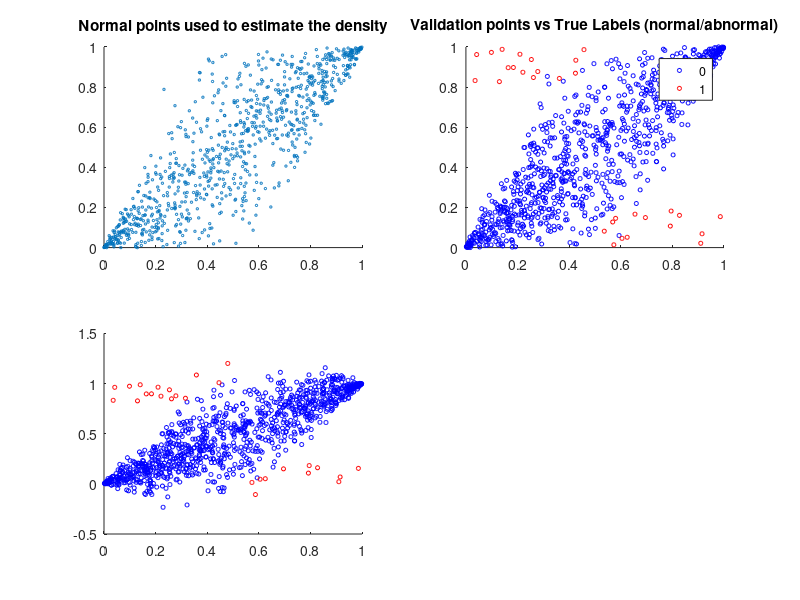

MATLAB code to generate this figure: (Note: this script raises an error after producing the figure.)
% ANOMALY DETECTION
% Given a set of points, assumed to be normal (labeled) 0, and given a new
% point, the goal is to tell whether the new point is normal or if it is an
% anomaly.
% The approach here consists on estimating a density function for the
% training points (with label 0), and given a new point, estimate its
% probability (of being normal), and declare it an anomaly if the
% probability is below epsilon.
% The value of epsilon can be obtained through cross-validation, by
% maximizing the F1-score measure.

% --------------- SIMULATING NORMAL AND ABNORMAL POINTS -------------------
% ------------------------------------------------------------------------- 
d = 2; % dimension
% 
nNormal = 1000;
X1 = rand(nNormal,1); % 
X2 = X1+X1.*(1-X1).*normrnd(0,0.9,nNormal,1);
X_normal_d = [X1,X2]; % normal points to estimate the density
X1 = rand(nNormal,1); % 
X2 = X1+X1.*(1-X1).*normrnd(0,0.9,nNormal,1);
X_normal_v = [X1,X2]; % normal points to validate the epsilon threshold
nAbnormal = 30;
X3 = rand(nAbnormal,1);
X4 = (1-sign(X3-0.5))/2 + 0.2*rand(nAbnormal,1).*sign(X3-0.5) ;
X_abnormal = [X3,X4]; % abnormal points to estimate the density
X_alldata = [X_normal_d;X_normal_v;X_abnormal];
labels = [zeros(2*nNormal,1);ones(nAbnormal,1)];
% SEE PLOT: 
% gscatter(X_alldata(:,1),X_alldata(:,2),labels,'bgrcmyk','o',4);axis([0 1 0 1]);
      

% -------------------- DENSITY ESTIMATION ---------------------------------
% ------------------------------------------------------------------------- 
mus = mean(X_normal_d,1); % the means of each feature
Sigma = (1/nNormal)*(X_normal_d - repmat(mus,nNormal,1))'*(X_normal_d - repmat(mus,nNormal,1)); % covariance matrix
p = @(X) 1/((2*pi)^(d/2)*sqrt(det(Sigma)))*exp(-0.5*diag((X-repmat(mus,size(X,1),1))*pinv(Sigma)*(X-repmat(mus,size(X,1),1))'));


% -------------------- EPSILON-THRESHOLD SELECTION ------------------------
% ------------------------------------------------------------------------- 
p_normal = p(X_normal_v); % probabilities on the normal points for validation
p_abnormal = p(X_abnormal); % probabilities on the abnormal points
p_val = [p_normal;p_abnormal]; % all probabilities
y_val = [zeros(length(p_normal),1);ones(length(p_abnormal),1)]; % labels normal/abnormal for validation points

bestEpsilon = 0;
bestF1 = 0;
F1 = 0;

step = (max(p_val) - min(p_val))/1000;
for epsilon = min(p_val):step:max(p_val) % loop that finds the epsilon with highest F1 score
    
    y_estimation = p_val<epsilon; % estimation normal/abnormal according to the probability density and current epsilon
    prec = sum((y_estimation==1).*(y_val==1))/sum(y_estimation==1); % precision
    rec = sum((y_estimation==1).*(y_val==1))/sum(y_val==1); % recal
    F1 = (2*prec*rec)/(prec+rec); % F1-score
    
    if F1 > bestF1 % keeps the best F1-score and the best epsilon
       bestF1 = F1;
       bestEpsilon = epsilon;
    end
    
end

y_estimation = p_val<bestEpsilon; % estimation normal/abnormal according to the probability density and BEST epsilon
false_normals = sum((y_estimation==0).*(y_val==1));
false_abnormals = sum((y_estimation==1).*(y_val==0));

if d==2
    
    figure                                                       
    subplot(2,2,1);
    scatter(X_normal_d(:,1),X_normal_d(:,2),3);      
    axis([0 1 0 1]);
    title('Normal points used to estimate the density');                                       

    subplot(2,2,2);
    gscatter([X_normal_v(:,1);X_abnormal(:,1)],[X_normal_v(:,2);X_abnormal(:,2)],y_val,'br','o',3);      
    axis([0 1 0 1]);
    title('Validation points vs True Labels (normal/abnormal)');                                       

    subplot(2,2,3);
    gscatter([X_normal_v(:,1);X_abnormal(:,1)],[X_normal_v(:,2);X_abnormal(:,2)],y_estimation,'br','o',3);      
    axis([0 1 0 1]);
    title(strcat('Validation points vs Estimated Labels (normal/abnormal). Best epsilon: ',num2str(bestEpsilon),'.', ' Best F1-score:',num2str(bestF1)));                                       

    subplot(2,2,4);
    gscatter([X_normal_v(:,1);X_abnormal(:,1)],[X_normal_v(:,2);X_abnormal(:,2)],y_val==y_estimation,'kg','o',3);      
    axis([0 1 0 1]);
    title(strcat('Validation points vs Misclassified points (in black).',' False normals:',num2str(false_normals),'. False abnormals:',num2str(false_abnormals)));                                       
    
    
end

